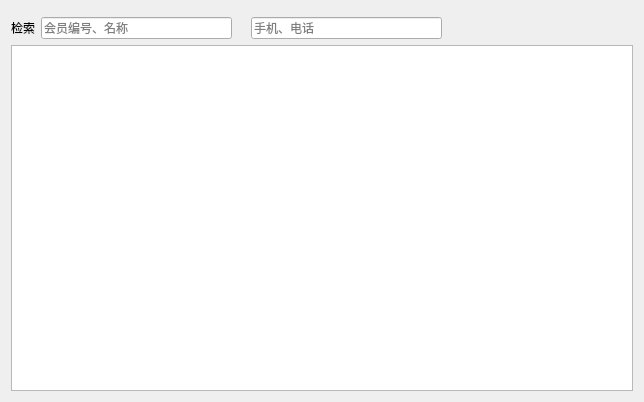
<?xml version="1.0" encoding="UTF-8"?>
<ui version="4.0">
 <class>w_m_member_statemanage_Dialog</class>
 <widget class="QDialog" name="w_m_member_statemanage_Dialog">
  <property name="geometry">
   <rect>
    <x>0</x>
    <y>0</y>
    <width>644</width>
    <height>402</height>
   </rect>
  </property>
  <property name="windowTitle">
   <string>Dialog</string>
  </property>
  <layout class="QVBoxLayout" name="verticalLayout">
   <item>
    <widget class="lds_toolbar" name="widget"/>
   </item>
   <item>
    <layout class="QHBoxLayout" name="horizontalLayout">
     <item>
      <widget class="QLabel" name="label">
       <property name="text">
        <string>检索</string>
       </property>
       <property name="wordWrap">
        <bool>true</bool>
       </property>
      </widget>
     </item>
     <item>
      <widget class="lds_lineedit_clear" name="lineEdit">
       <property name="placeholderText">
        <string>会员编号、名称</string>
       </property>
      </widget>
     </item>
     <item>
      <widget class="QLabel" name="label_2">
       <property name="text">
        <string/>
       </property>
       <property name="wordWrap">
        <bool>true</bool>
       </property>
      </widget>
     </item>
     <item>
      <widget class="lds_lineedit_clear" name="lineEdit_2">
       <property name="placeholderText">
        <string>手机、电话</string>
       </property>
      </widget>
     </item>
     <item>
      <spacer name="horizontalSpacer">
       <property name="orientation">
        <enum>Qt::Horizontal</enum>
       </property>
       <property name="sizeHint" stdset="0">
        <size>
         <width>40</width>
         <height>20</height>
        </size>
       </property>
      </spacer>
     </item>
    </layout>
   </item>
   <item>
    <widget class="lds_tableView" name="tableView"/>
   </item>
  </layout>
 </widget>
 <customwidgets>
  <customwidget>
   <class>lds_tableView</class>
   <extends>QTableView</extends>
   <header>lds_tableview.h</header>
  </customwidget>
  <customwidget>
   <class>lds_toolbar</class>
   <extends>QFrame</extends>
   <header>lds_toolbar.h</header>
   <container>1</container>
  </customwidget>
  <customwidget>
   <class>lds_lineedit_clear</class>
   <extends>QLineEdit</extends>
   <header>lds_lineedit_clear.h</header>
  </customwidget>
 </customwidgets>
 <tabstops>
  <tabstop>tableView</tabstop>
  <tabstop>lineEdit</tabstop>
  <tabstop>lineEdit_2</tabstop>
 </tabstops>
 <resources/>
 <connections/>
</ui>
